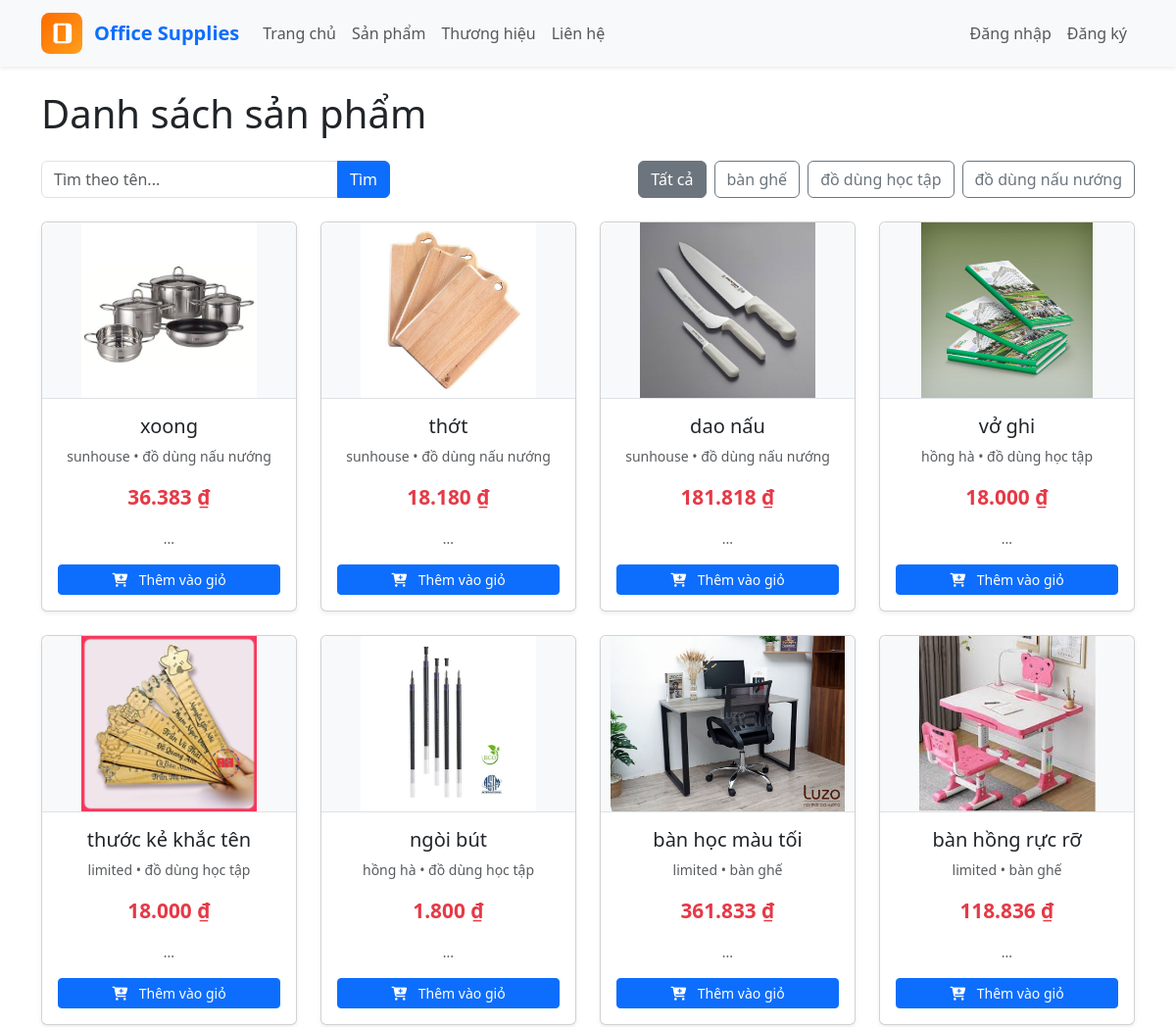
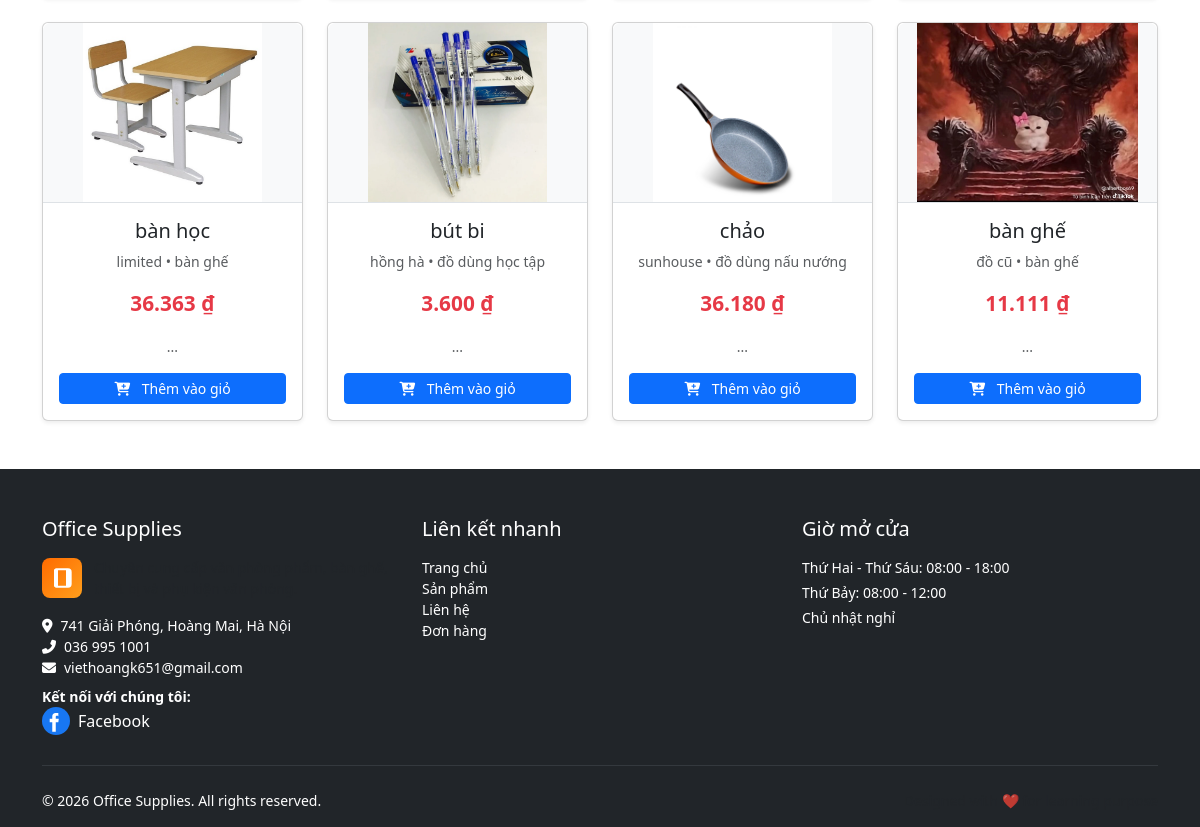
/products.php, run on the app's committed database (2 pictures, top to bottom).
### tables this page shows
CREATE TABLE `categories` (
  `id` int(11) NOT NULL,
  `name` varchar(100) NOT NULL
);

CREATE TABLE `products` (
  `id` int(11) NOT NULL,
  `name` varchar(200) NOT NULL,
  `category_id` int(11) DEFAULT NULL,
  `brand_id` int(11) DEFAULT NULL,
  `price` decimal(10,2) NOT NULL,
  `description` text DEFAULT NULL,
  `image` varchar(255) DEFAULT NULL,
  `stock` int(11) DEFAULT 0
);

CREATE TABLE `brands` (
  `id` int(11) NOT NULL,
  `name` varchar(100) NOT NULL
);

### products.php (the view, shortened to what this page needs)
<?php
require_once 'includes/header.php';
$search = trim($_GET['q'] ?? '');
$category_id = isset($_GET['category']) ? (int)$_GET['category'] : 0;
$sql = "SELECT p.*, c.name AS category_name, b.name AS brand_name
        FROM products p
        LEFT JOIN categories c ON p.category_id = c.id
        LEFT JOIN brands b ON p.brand_id = b.id
        WHERE 1=1";
$params = [];
$sql .= " ORDER BY p.id DESC";
$stmt = $pdo->prepare($sql);
$stmt->execute($params);
$products = $stmt->fetchAll();
$cat_stmt = $pdo->query("SELECT * FROM categories ORDER BY name");
$categories = $cat_stmt->fetchAll();
?>
<h1 class="mb-4">Danh sách sản phẩm</h1>
<div class="row mb-4">
    <div class="col-md-4">
        <form action="" method="get" class="input-group">
            <input type="text" name="q" class="form-control" placeholder="Tìm theo tên..." value="<?= htmlspecialchars($search) ?>">
            <button class="btn btn-primary" type="submit">Tìm</button>
        </form>
    </div>
    <div class="col-md-8">
        <div class="d-flex flex-wrap gap-2 justify-content-end">
            <a href="products.php" class="btn btn-outline-secondary <?= $category_id == 0 ? 'active' : '' ?>">Tất cả</a>
            <?php foreach ($categories as $cat): ?>
                <a href="products.php?category=<?= $cat['id'] ?>"
                   class="btn btn-outline-secondary <?= $category_id == $cat['id'] ? 'active' : '' ?>">
                    <?= htmlspecialchars($cat['name']) ?>
                </a>
            <?php endforeach; ?>
        </div>
    </div>
</div>
<?php if (empty($products)): ?>
    <div class="alert alert-info text-center py-5">
        Không tìm thấy sản phẩm nào phù hợp.
    </div>
<?php else: ?>
    <div class="row row-cols-1 row-cols-md-3 row-cols-lg-4 g-4">
        <?php foreach ($products as $p): ?>
            <div class="col">
                <div class="card product-card h-100 shadow-sm">
                    <?php if (!empty($p['image'])): ?>
                        <img src="<?= htmlspecialchars($p['image']) ?>" class="product-img" alt="<?= htmlspecialchars($p['name']) ?>">
                    <?php else: ?>
                        <div class="card-img-top-placeholder">
                            <i class="fas fa-box-open fa-3x"></i>
                        </div>
                    <?php endif; ?>
                    <div class="card-body text-center d-flex flex-column">
                        <h5 class="card-title"><?= htmlspecialchars($p['name']) ?></h5>
                        <p class="text-muted small">
                            <?= htmlspecialchars($p['brand_name'] ?? '—') ?> •
                            <?= htmlspecialchars($p['category_name']) ?>
                        </p>
                        <div class="price mb-3 mt-auto">
                            <?= number_format($p['price'], 0, ',', '.') ?> ₫
                        </div>
                        <p class="small text-muted flex-grow-1"><?= htmlspecialchars(substr($p['description'] ?? '', 0, 60)) ?>...</p>
                        <form method="post" action="cart.php">
                            <button type="submit" name="add_to_cart" class="btn btn-primary btn-sm w-100">
                                <i class="fas fa-cart-plus me-2"></i> Thêm vào giỏ
                            </button>
                        </form>
                    </div>
                </div>
            </div>
        <?php endforeach; ?>
    </div>
<?php endif; ?>
<?php require_once 'includes/footer.php'; ?>

### includes/header.php (style rules this page uses)
.product-card { transition: transform 0.2s; }
.price { color: #e63946; font-weight: bold; font-size: 1.3rem; }
.product-img { width: 100%; height: 180px; object-fit: contain; background: #f8f9fa; border-radius: 8px 8px 0 0; border-bottom: 1px solid #dee2e6; }

### data on the page
categories: name "bàn ghế"
categories: name "đồ dùng học tập"
categories: name "đồ dùng nấu nướng"
products: image (picture), name "xoong", brand.name "sunhouse", category.name "đồ dùng nấu nướng", price "36.383"
products: image (picture), name "thớt", brand.name "sunhouse", category.name "đồ dùng nấu nướng", price "18.180"
products: image (picture), name "dao nấu", brand.name "sunhouse", category.name "đồ dùng nấu nướng", price "181.818"
products: image (picture), name "vở ghi", brand.name "hồng hà", category.name "đồ dùng học tập", price "18.000"
products: image (picture), name "thước kẻ khắc tên", brand.name "limited", category.name "đồ dùng học tập", price "18.000"
products: image (picture), name "ngòi bút", brand.name "hồng hà", category.name "đồ dùng học tập", price "1.800"
products: image (picture), name "bàn học màu tối", brand.name "limited", category.name "bàn ghế", price "361.833"
products: image (picture), name "bàn hồng rực rỡ", brand.name "limited", category.name "bàn ghế", price "118.836"
products: image (picture), name "bàn học", brand.name "limited", category.name "bàn ghế", price "36.363"
products: image (picture), name "bút bi", brand.name "hồng hà", category.name "đồ dùng học tập", price "3.600"
products: image (picture), name "chảo", brand.name "sunhouse", category.name "đồ dùng nấu nướng", price "36.180"
products: image (picture), name "bàn ghế", brand.name "đồ cũ", category.name "bàn ghế", price "11.111"
